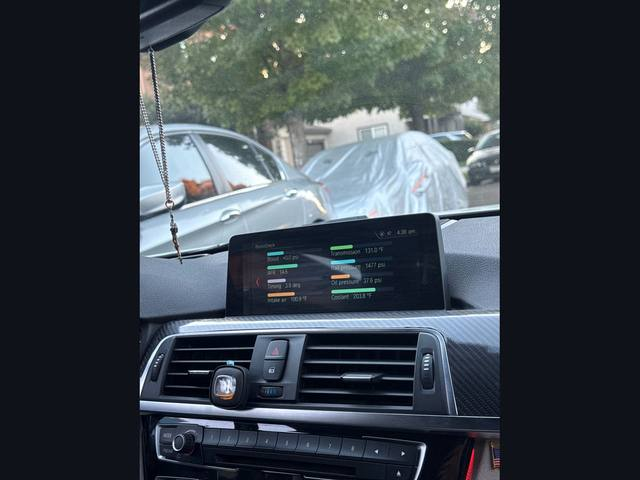
#> input picture source/entrynav/images/01_boostdeck_daylight.jpg, 640 x 480 px
$ python -i stage-payload.py   (imports and definitions only)
#> lines starting #> are read from the running program, lines starting #| are printed output that depends on the picture
#!/usr/bin/env python3
"""Stage checked QNX packages and create compact RHMI artwork for the desktop installer."""
import argparse
import json
from fractions import Fraction
from hashlib import md5, sha256
from io import BytesIO
from pathlib import Path
import re
import shutil
import tarfile
import xml.etree.ElementTree as ET
from zipfile import ZIP_DEFLATED, ZipFile, ZipInfo

from PIL import Image

GROUPS = {
    "dashboard": ("BoostDeck", "ShiftDeck", "EngineCodes", "MhdMaps"),
    "bootmod3": ("Bootmod3Suite",),
    "mgflasher": ("MgFlasher",),
    "hybriddeck": ("HybridDeck",),
    "xdrive": ("XDriveControl",),
    "beamer": ("BEAMer",),
    "road-jet": ("RoadJet",),
    "launchdeck": ("LaunchDeck",),
    "warmdeck": ("WarmDeck",),
    "speedlock-unlock": ("SpeedlockUnlock",),
}
COMPACT = {"BoostDeck", "ShiftDeck", "EngineCodes", "MhdMaps", "Bootmod3Suite", "MgFlasher",
           "LaunchDeck", "WarmDeck", "HybridDeck", "XDriveControl"}
GEOMETRY = re.compile(rb'(<property id=")(9|10|20|21)(" value=")(-?\d+)(")')
COMPACT_PANELS = ((800, 480), (960, 480))


def content_width(width, height):
    # Measured by Andreas Boehm in idrive6-layout-preview and reported in ID6 issue #113.
    return 540 * width // height - 180


# [37 lines left out: functions compact_xml, check_bounds, compact_images, not called in this run]


def compact_entry_archive(data, width=800, height=480):
    compact_width = content_width(width, height)
    factor = Fraction(compact_width, content_width(1280, 480))
    output = BytesIO()
    with tarfile.open(fileobj=BytesIO(data)) as source:
        members = source.getmembers()
        files = {member.name: source.extractfile(member).read() for member in members if member.isfile()}
        checksum = next(name for name in files if name.endswith("/MD5SUMS"))
        root = checksum.split("/", 1)[0] + "/"
        entries = [line.split("  ", 1) for line in files[checksum].decode().splitlines()]
        for digest, path in entries:
            if md5(files[root + path]).hexdigest() != digest:
                raise ValueError(f"EntryNav2 member checksum mismatch: {root + path}")
        for name, member in files.items():
            if "/Plugins/" not in name:
                continue
            if name.endswith(".xml"):
                files[name] = compact_xml(member, factor)
                check_bounds(files[name], compact_width, name)
            elif name.endswith("_ALL_Images.zip"):
                files[name] = compact_images(member, factor)
        files[checksum] = "".join(f"{md5(files[root + path]).hexdigest()}  {path}\n"
                                 for _, path in entries).encode()
        with tarfile.open(fileobj=output, mode="w", format=tarfile.USTAR_FORMAT) as target:
            for member in members:
                if member.isfile():
                    contents = files[member.name]
                    member.size = len(contents)
                    target.addfile(member, BytesIO(contents))
                else:
                    target.addfile(member)
    return output.getvalue()


# [82 lines left out: function stage, not called in this run]


# [8 lines not run here, left out]

>>> import cv2
>>> picture = cv2.imread('../../entrynav/images/01_boostdeck_daylight.jpg', cv2.IMREAD_GRAYSCALE)
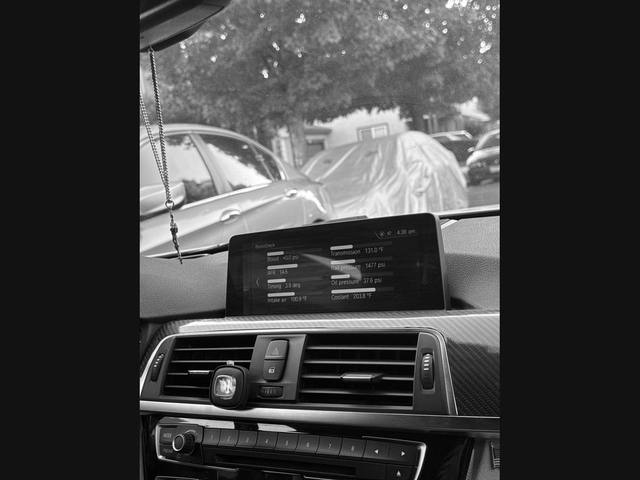
#> picture: shape (480, 640); min 0, max 255, mean 65.8
>>> result = compact_entry_archive(picture)
#> (the run stopped early here; a loop or call above may not have finished)
